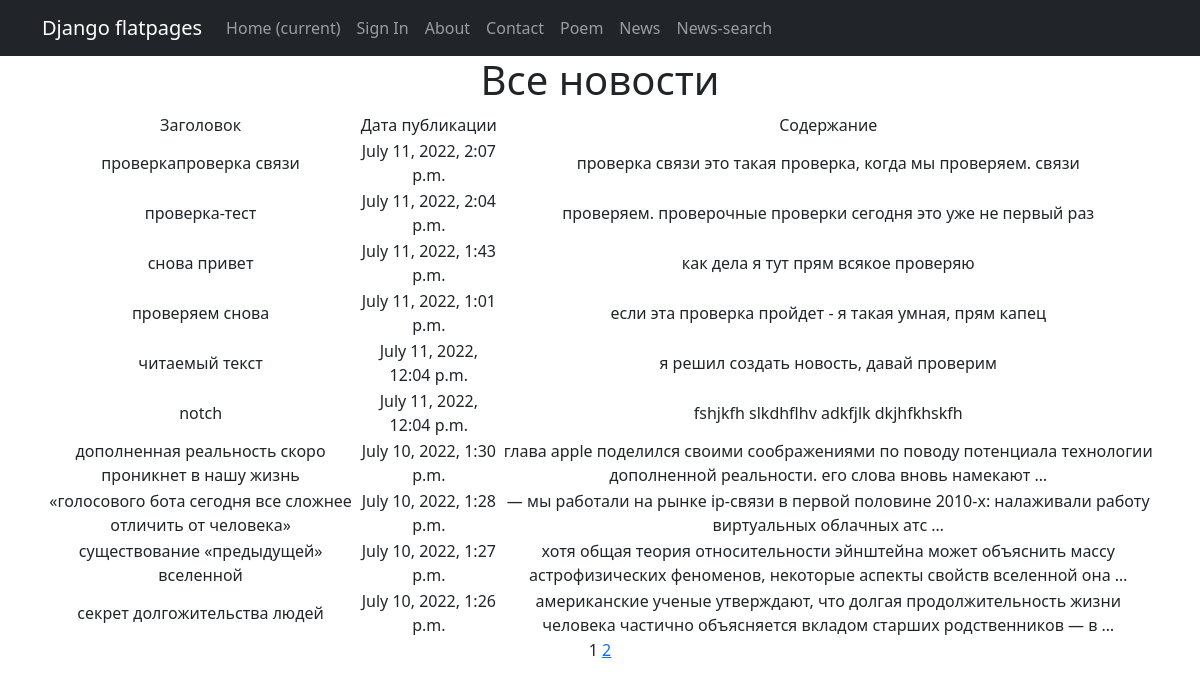
Page /news/ on the committed database.
### newsapp/models.py (models this page shows, shortened)
class Post(models.Model):
    name = models.CharField(max_length=64, unique=True)
    description = models.TextField()
    category = models.ManyToManyField(Category, through='PostCategory', related_name='news')
    type = models.CharField(max_length=50, choices=[('article', 'article'),('news', 'news')])
    post_time_create = models.DateTimeField(auto_now_add=True)
    author = models.ForeignKey(Author, on_delete=models.CASCADE)

### newsapp/views.py (the view)
# urls.py: path('',PostList.as_view(), name='post_list'),
class PostList(ListView):
    model = Post
    ordering = '-post_time_create'
    template_name = 'news.html'
    context_object_name = 'news'
    paginate_by = 10

### newsapp/templatetags/custom_filters.py (called while the page is built)
@register.filter()
def censor(text):
    for i in range(len(cencored_list)):
        text = text.lower().replace(cencored_list[i], cencored_stars[i])
    return text

### templates/news.html (shortened to what this page needs)
{% extends 'flatpages/default.html' %}
{% load custom_filters %}
{% load custom_tags %}
{% block content %}
   <h1>Все новости</h1>
   {% if news %}
       <table>
           <tr>
               <td>Заголовок</td>
               <td>Дата публикации</td>
               <td>Содержание</td>
           </tr>
           {% for one in news %}
           <tr>
               <td>{{ one.name | censor }}</td>
               <td>{{ one.post_time_create }}</td>
               <td>{{ one.description | censor | truncatewords:15 }}</td>
           </tr>
           {% endfor %}
       </table>
   {% else %}
       <h2>Новостей нет!</h2>
   {% endif %}
   {{ page_obj.number }}
   {% if page_obj.has_next %}
       <a href="?page={{ page_obj.next_page_number }}">{{ page_obj.next_page_number }}</a>
   {% endif %}
{% endblock content %}

### rows in the picture
Post: name|censor "проверкапроверка связи", post_time_create "July 11, 2022, 2:07 p.m.", description|censor "проверка связи это такая проверка, когда мы проверяем. связи"
Post: name|censor "проверка-тест", post_time_create "July 11, 2022, 2:04 p.m.", description|censor "проверяем. проверочные проверки сегодня это уже не первый раз"
Post: name|censor "снова привет", post_time_create "July 11, 2022, 1:43 p.m.", description|censor "как дела я тут прям всякое проверяю"
Post: name|censor "проверяем снова", post_time_create "July 11, 2022, 1:01 p.m.", description|censor "если эта проверка пройдет - я такая умная, прям капец"
Post: name|censor "читаемый текст", post_time_create "July 11, 2022, 12:04 p.m.", description|censor "я решил создать новость, давай проверим"
Post: name|censor "notch", post_time_create "July 11, 2022, 12:04 p.m.", description|censor "fshjkfh slkdhflhv adkfjlk dkjhfkhskfh"
Post: name|censor "дополненная реальность скоро проникнет в нашу жизнь", post_time_create "July 10, 2022, 1:30 p.m.", description|censor "глава apple поделился своими соображениями по поводу потенциала технологии дополненной реальности. его слова вновь намекают …"
Post: name|censor "«голосового бота сегодня все сложнее отличить от человека»", post_time_create "July 10, 2022, 1:28 p.m.", description|censor "— мы работали на рынке ip-связи в первой половине 2010-х: налаживали работу виртуальных облачных атс …"
Post: name|censor "существование «предыдущей» вселенной", post_time_create "July 10, 2022, 1:27 p.m.", description|censor "хотя общая теория относительности эйнштейна может объяснить массу астрофизических феноменов, некоторые аспекты свойств вселенной она …"
Post: name|censor "секрет долгожительства людей", post_time_create "July 10, 2022, 1:26 p.m.", description|censor "американские ученые утверждают, что долгая продолжительность жизни человека частично объясняется вкладом старших родственников — в …"

### other values in the picture
{{ page_obj.number }} "1"
{{ page_obj.next_page_number }} "2"
